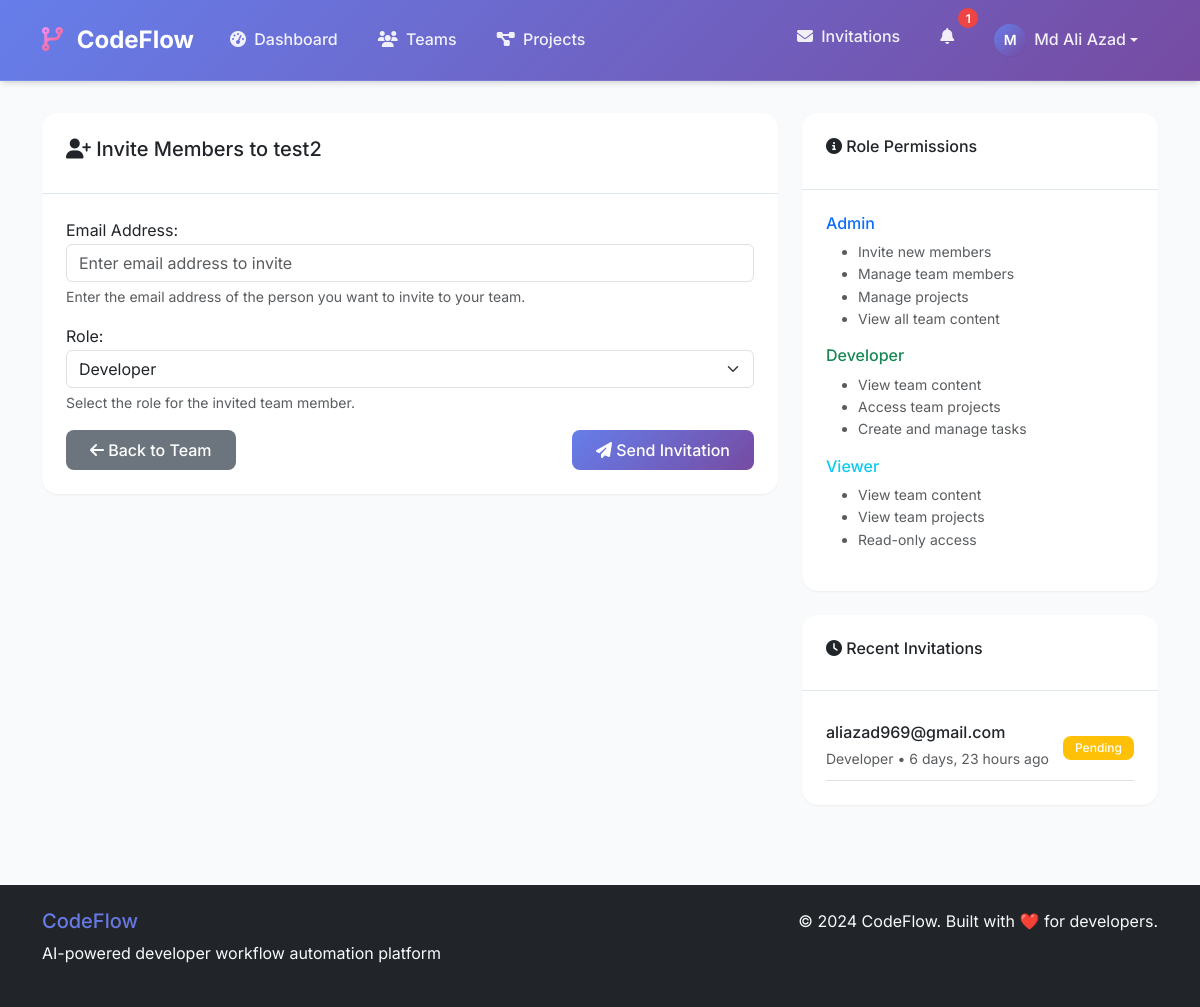
Page /teams/3/invite/ (signed in) on the earlier database version.
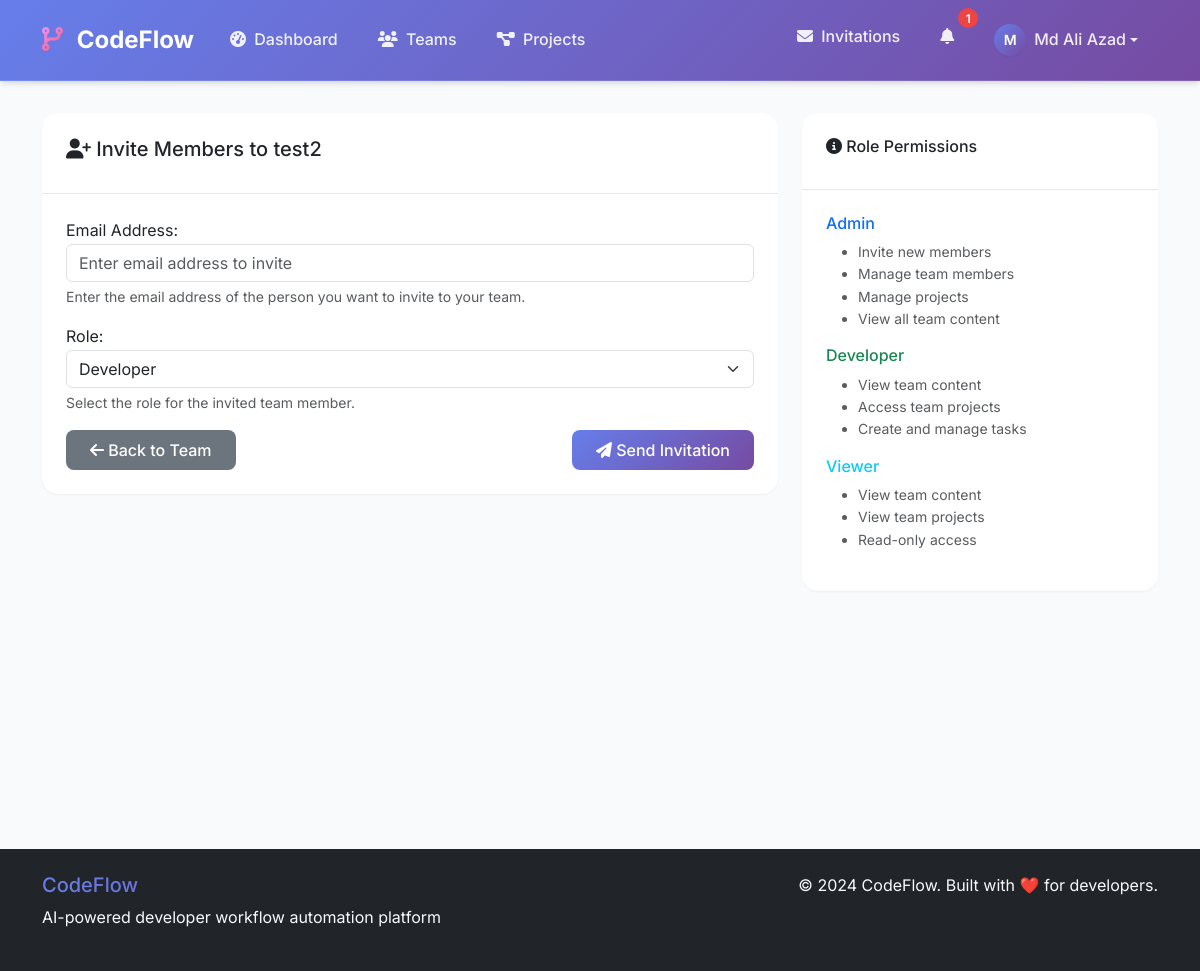
Same page on the later database version.
### core/models.py (models this page shows, shortened)
class TeamInvitation(models.Model):
    STATUS_CHOICES = [
        ('pending', 'Pending'),
        ('accepted', 'Accepted'),
        ('declined', 'Declined'),
        ('expired', 'Expired'),
    ]
    team = models.ForeignKey(Team, on_delete=models.CASCADE, related_name='invitations')
    invited_by = models.ForeignKey(User, on_delete=models.CASCADE, related_name='sent_invitations')
    invited_user = models.ForeignKey(User, on_delete=models.CASCADE, null=True, blank=True, related_name='received_invitations')
    email = models.EmailField()
    role = models.CharField(max_length=20, choices=Membership.ROLE_CHOICES, default='Developer')
    status = models.CharField(max_length=20, choices=STATUS_CHOICES, default='pending')
    token = models.UUIDField(default=uuid.uuid4, unique=True)
    expires_at = models.DateTimeField()
    created_at = models.DateTimeField(auto_now_add=True)
    class Meta:
        unique_together = ('team', 'email', 'status')
        indexes = [
            models.Index(fields=['token']),
            models.Index(fields=['email', 'status']),
            models.Index(fields=['expires_at']),
        ]

### core/views.py (the view)
# urls.py: path('teams/<int:team_id>/invite/', views.team_invite_view, name='team_invite'),
@login_required
@require_team_permission('invite_members')
def team_invite_view(request, team_id, team=None):
    if request.method == 'POST':
        form = TeamInviteForm(request.POST, team=team)
        if form.is_valid():
            try:
                invitation = InvitationService.send_invitation(
                    team=team,
                    inviter=request.user,
                    email=form.cleaned_data['email'],
                    role=form.cleaned_data['role']
                )
                messages.success(
                    request,
                    f"Invitation sent to {form.cleaned_data['email']} successfully!"
                )
                return redirect('team_detail', team_id=team.id)
            except (ValueError, PermissionError) as e:
                messages.error(request, str(e))
            except Exception as e:
                messages.error(request, "An error occurred while sending the invitation. Please try again.")
    else:
        form = TeamInviteForm(team=team)
    sent_invitations = InvitationService.get_sent_invitations(request.user, team)
    return render(request, 'team_invite.html', {
        'form': form,
        'team': team,
        'sent_invitations': sent_invitations
    })

### core/forms.py (shortened to what this page needs)
class TeamInviteForm(forms.Form):
    email = forms.EmailField(
        label="Email Address",
        widget=forms.EmailInput(attrs={
            'class': 'form-control',
            'placeholder': 'Enter email address to invite'
        }),
        help_text="Enter the email address of the person you want to invite to your team."
    )
    role = forms.ChoiceField(
        choices=Membership.ROLE_CHOICES,
        initial='Developer',
        widget=forms.Select(attrs={'class': 'form-select'}),
        help_text="Select the role for the invited team member."
    )
    def __init__(self, *args, **kwargs):
        self.team = kwargs.pop('team', None)
        super().__init__(*args, **kwargs)

### core/services.py (called while the page is built, shortened)
    @staticmethod
    def get_sent_invitations(user, team=None):
        queryset = TeamInvitation.objects.filter(
            invited_by=user
        ).select_related('team', 'invited_user')
        if team:
            queryset = queryset.filter(team=team)
        return queryset.order_by('-created_at')

    @staticmethod
    def has_permission(user, team, permission):
        if team.owner == user:
            return True

### core/templates/team_invite.html (shortened to what this page needs)
{% extends 'base.html' %}
{% block content %}
<div class="row">
    <div class="col-md-8">
        <div class="card">
            <div class="card-header">
                <h5><i class="fas fa-user-plus"></i> Invite Members to {{ team.name }}</h5>
            </div>
            <div class="card-body">
                <form method="post">
                    <div class="mb-3">
                        {{ form.email.label_tag }}
                        {{ form.email }}
                        {% if form.email.help_text %}
                            <div class="form-text">{{ form.email.help_text }}</div>
                        {% endif %}
                    </div>
                    <div class="mb-3">
                        {{ form.role.label_tag }}
                        {{ form.role }}
                        {% if form.role.help_text %}
                            <div class="form-text">{{ form.role.help_text }}</div>
                        {% endif %}
                    </div>
                    <div class="d-flex justify-content-between">
                        <a href="{% url 'team_detail' team.id %}" class="btn btn-secondary">
                            <i class="fas fa-arrow-left"></i> Back to Team
                        </a>
                        <button type="submit" class="btn btn-primary">
                            <i class="fas fa-paper-plane"></i> Send Invitation
                        </button>
                    </div>
                </form>
            </div>
        </div>
    </div>
    <div class="col-md-4">
        <div class="card mb-4">
            <div class="card-header">
                <h6><i class="fas fa-info-circle"></i> Role Permissions</h6>
            </div>
            <div class="card-body">
                <div class="mb-3">
                    <h6 class="text-primary">Admin</h6>
                    <ul class="small text-muted">
                        <li>Invite new members</li>
                        <li>Manage team members</li>
                        <li>Manage projects</li>
                        <li>View all team content</li>
                    </ul>
                </div>
                <div class="mb-3">
                    <h6 class="text-success">Developer</h6>
                    <ul class="small text-muted">
                        <li>View team content</li>
                        <li>Access team projects</li>
                        <li>Create and manage tasks</li>
                    </ul>
                </div>
                <div class="mb-3">
                    <h6 class="text-info">Viewer</h6>
                    <ul class="small text-muted">
                        <li>View team content</li>
                        <li>View team projects</li>
                        <li>Read-only access</li>
                    </ul>
                </div>
            </div>
        </div>
        {% if sent_invitations %}
        <div class="card">
            <div class="card-header">
                <h6><i class="fas fa-clock"></i> Recent Invitations</h6>
            </div>
            <div class="card-body">
                {% for invitation in sent_invitations %}
                <div class="d-flex justify-content-between align-items-center border-bottom py-2">
                    <div>
                        <h6 class="mb-1">{{ invitation.email }}</h6>
                        <small class="text-muted">{{ invitation.role }} • {{ invitation.created_at|timesince }} ago</small>
                    </div>
                    <span class="badge bg-{% if invitation.status == 'pending' %}warning{% elif invitation.status == 'accepted' %}success{% elif invitation.status == 'declined' %}danger{% else %}secondary{% endif %}">
                        {{ invitation.get_status_display }}
                    </span>
                </div>
                {% endfor %}
            </div>
        </div>
        {% endif %}
    </div>
</div>
{% endblock %}

Differences in the rows shown:
removed TeamInvitation: email "aliazad969@gmail.com", role "Developer", created_at "6 days, 23 hours", status "Pending"
Other differences:
text no longer shown: "Recent Invitations"
